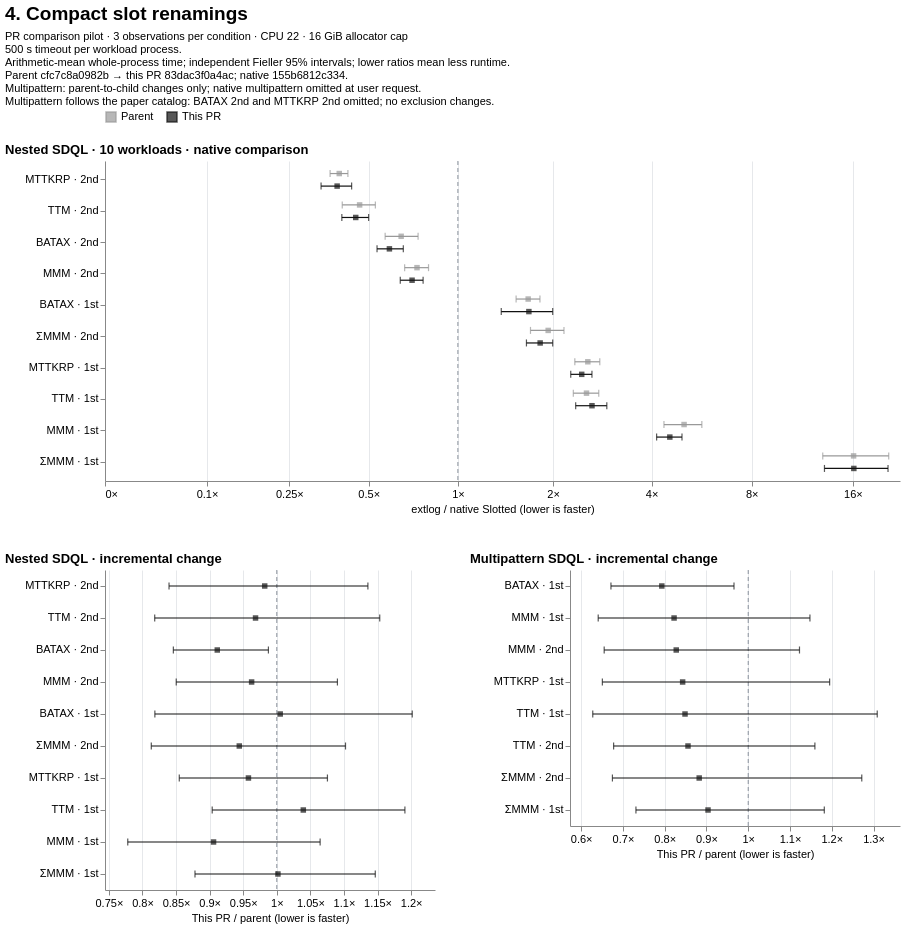

The Vega-Lite source for this figure:
### Vega-Lite specification from a JSON file in a GitHub repository (floating-point values rounded to 4 significant figures)
{"$schema": "https://vega.github.io/schema/vega-lite/v6.json", "background": "white", "title": {"text": "4. Compact slot renamings", "anchor": "start", "fontSize": 19, "subtitle": ["PR comparison pilot · 3 observations per condition · CPU 22 · 16 GiB allocator cap", "500 s timeout per workload process.", "Arithmetic-mean whole-process time; independent Fieller 95% intervals; lower ratios mean less runtime.", "Parent cfc7c8a0982b → this PR 83dac3f0a4ac; native 155b6812c334.", "Multipattern: parent-to-child changes only; native multipattern omitted at user request.", "Multipattern follows the paper catalog: BATAX 2nd and MTTKRP 2nd omitted; no exclusion changes."], "subtitleFontSize": 11, "subtitlePadding": 7}, "vconcat": [{"title": {"text": "Nested SDQL · 10 workloads · native comparison", "anchor": "start"}, "width": 795, "height": 320, "data": {"values": [{"file_path": "benchmarks/slotted/inputs/sdql/batax_1st-44rules.egg", "logical_id": "sha256:a54ad7e75e98f1e8e03f3cd6930d96e882fb9111af797b6474cdb3423f804bcf", "metric": "wall_sec", "baseline": {"point": 57.27, "ci_low": 54.44, "ci_high": 60.1}, "candidate": {"point": 95.83, "ci_low": 89.11, "ci_high": 102.5}, "ratio": 1.673, "ci_low": 1.534, "ci_high": 1.821, "issue": null, "result_class": "higher", "workload": "BATAX · 1st", "series": "Parent"}, {"file_path": "benchmarks/slotted/inputs/sdql/batax_2nd-44rules.egg", "logical_id": "sha256:672f41d86108caebad81453f4e5a294e3f6902364e2d1dc98caa4a33fd863fec", "metric": "wall_sec", "baseline": {"point": 90.46, "ci_low": 81.1, "ci_high": 99.82}, "candidate": {"point": 58.63, "ci_low": 54.14, "ci_high": 63.12}, "ratio": 0.6481, "ci_low": 0.571, "ci_high": 0.7393, "issue": null, "result_class": "lower", "workload": "BATAX · 2nd", "series": "Parent"}, {"file_path": "benchmarks/slotted/inputs/sdql/mmm_1st-44rules.egg", "logical_id": "sha256:f1a4e04893e22ebe1e75028b0458b41a6bfc4375a598bfdfdc3014f2d33524b6", "metric": "wall_sec", "baseline": {"point": 0.07841, "ci_low": 0.07721, "ci_high": 0.0796}, "candidate": {"point": 0.3932, "ci_low": 0.3422, "ci_high": 0.4442}, "ratio": 5.015, "ci_low": 4.361, "ci_high": 5.671, "issue": null, "result_class": "higher", "workload": "MMM · 1st", "series": "Parent"}, {"file_path": "benchmarks/slotted/inputs/sdql/mmm_2nd-44rules.egg", "logical_id": "sha256:7a6b9da8fd10903379abd51ebc36b350c4237ed3e855bd5d2ba9ac437dd0998a", "metric": "wall_sec", "baseline": {"point": 3.314, "ci_low": 3.242, "ci_high": 3.385}, "candidate": {"point": 2.429, "ci_low": 2.212, "ci_high": 2.647}, "ratio": 0.7332, "ci_low": 0.666, "ci_high": 0.801, "issue": null, "result_class": "lower", "workload": "MMM · 2nd", "series": "Parent"}, {"file_path": "benchmarks/slotted/inputs/sdql/mmm_sum_1st-44rules.egg", "logical_id": "sha256:918887cd59eed90681b1a2c9e320d8aa945df69df8712a79c7545c766943fd90", "metric": "wall_sec", "baseline": {"point": 0.01117, "ci_low": 0.008961, "ci_high": 0.01337}, "candidate": {"point": 0.1796, "ci_low": 0.1611, "ci_high": 0.1981}, "ratio": 16.08, "ci_low": 13.02, "ci_high": 20.45, "issue": null, "result_class": "higher", "workload": "ΣMMM · 1st", "series": "Parent"}, {"file_path": "benchmarks/slotted/inputs/sdql/mmm_sum_2nd-44rules.egg", "logical_id": "sha256:d72a2dec36974b60f39b8b47c2801b6fb2ccc5f709e5012a20d335c26e7d3534", "metric": "wall_sec", "baseline": {"point": 0.3331, "ci_low": 0.331, "ci_high": 0.3352}, "candidate": {"point": 0.6433, "ci_low": 0.5668, "ci_high": 0.7198}, "ratio": 1.931, "ci_low": 1.701, "ci_high": 2.162, "issue": null, "result_class": "higher", "workload": "ΣMMM · 2nd", "series": "Parent"}, {"file_path": "benchmarks/slotted/inputs/sdql/mttkrp_1st-44rules.egg", "logical_id": "sha256:78ba1df06cfada4d79a719cc6c4d87116a65da1e83802b8e83cf8cbaefc96c3f", "metric": "wall_sec", "baseline": {"point": 0.2854, "ci_low": 0.2823, "ci_high": 0.2885}, "candidate": {"point": 0.7305, "ci_low": 0.6667, "ci_high": 0.7942}, "ratio": 2.559, "ci_low": 2.335, "ci_high": 2.785, "issue": null, "result_class": "higher", "workload": "MTTKRP · 1st", "series": "Parent"}, {"file_path": "benchmarks/slotted/inputs/sdql/mttkrp_2nd-44rules.egg", "logical_id": "sha256:a2ec4397f62ca91b6d4f01038a2272fd5eaa1580958e515397abdaf7bbdd6066", "metric": "wall_sec", "baseline": {"point": 28.96, "ci_low": 28.67, "ci_high": 29.24}, "candidate": {"point": 11.33, "ci_low": 10.48, "ci_high": 12.18}, "ratio": 0.3912, "ci_low": 0.3616, "ci_high": 0.421, "issue": null, "result_class": "lower", "workload": "MTTKRP · 2nd", "series": "Parent"}, {"file_path": "benchmarks/slotted/inputs/sdql/ttm_1st-44rules.egg", "logical_id": "sha256:cc81a3b928cf05fe2b52d6cd5bb13d7ab4fdab385216713c62bd1a705c63a0f2", "metric": "wall_sec", "baseline": {"point": 0.18, "ci_low": 0.1756, "ci_high": 0.1843}, "candidate": {"point": 0.4563, "ci_low": 0.4169, "ci_high": 0.4958}, "ratio": 2.536, "ci_low": 2.31, "ci_high": 2.765, "issue": null, "result_class": "higher", "workload": "TTM · 1st", "series": "Parent"}, {"file_path": "benchmarks/slotted/inputs/sdql/ttm_2nd-44rules.egg", "logical_id": "sha256:dc2baf8706632e5e67d813fb05c8560a35caca32d6e4a26cdd83a8ddf36451a1", "metric": "wall_sec", "baseline": {"point": 10.42, "ci_low": 10.11, "ci_high": 10.73}, "candidate": {"point": 4.836, "ci_low": 4.193, "ci_high": 5.478}, "ratio": 0.4642, "ci_low": 0.4013, "ci_high": 0.5278, "issue": null, "result_class": "lower", "workload": "TTM · 2nd", "series": "Parent"}, {"file_path": "benchmarks/slotted/inputs/sdql/batax_1st-44rules.egg", "logical_id": "sha256:a54ad7e75e98f1e8e03f3cd6930d96e882fb9111af797b6474cdb3423f804bcf", "metric": "wall_sec", "baseline": {"point": 57.27, "ci_low": 54.44, "ci_high": 60.1}, "candidate": {"point": 96.32, "ci_low": 79.3, "ci_high": 113.3}, "ratio": 1.682, "ci_low": 1.377, "ci_high": 1.995, "issue": null, "result_class": "higher", "workload": "BATAX · 1st", "series": "This PR"}, {"file_path": "benchmarks/slotted/inputs/sdql/batax_2nd-44rules.egg", "logical_id": "sha256:672f41d86108caebad81453f4e5a294e3f6902364e2d1dc98caa4a33fd863fec", "metric": "wall_sec", "baseline": {"point": 90.46, "ci_low": 81.1, "ci_high": 99.82}, "candidate": {"point": 53.43, "ci_low": 52.89, "ci_high": 53.97}, "ratio": 0.5907, "ci_low": 0.535, "ci_high": 0.6591, "issue": null, "result_class": "lower", "workload": "BATAX · 2nd", "series": "This PR"}, {"file_path": "benchmarks/slotted/inputs/sdql/mmm_1st-44rules.egg", "logical_id": "sha256:f1a4e04893e22ebe1e75028b0458b41a6bfc4375a598bfdfdc3014f2d33524b6", "metric": "wall_sec", "baseline": {"point": 0.07841, "ci_low": 0.07721, "ci_high": 0.0796}, "candidate": {"point": 0.3562, "ci_low": 0.3253, "ci_high": 0.387}, "ratio": 4.542, "ci_low": 4.144, "ci_high": 4.943, "issue": null, "result_class": "higher", "workload": "MMM · 1st", "series": "This PR"}, {"file_path": "benchmarks/slotted/inputs/sdql/mmm_2nd-44rules.egg", "logical_id": "sha256:7a6b9da8fd10903379abd51ebc36b350c4237ed3e855bd5d2ba9ac437dd0998a", "metric": "wall_sec", "baseline": {"point": 3.314, "ci_low": 3.242, "ci_high": 3.385}, "candidate": {"point": 2.338, "ci_low": 2.138, "ci_high": 2.539}, "ratio": 0.7057, "ci_low": 0.6436, "ci_high": 0.7684, "issue": null, "result_class": "lower", "workload": "MMM · 2nd", "series": "This PR"}, {"file_path": "benchmarks/slotted/inputs/sdql/mmm_sum_1st-44rules.egg", "logical_id": "sha256:918887cd59eed90681b1a2c9e320d8aa945df69df8712a79c7545c766943fd90", "metric": "wall_sec", "baseline": {"point": 0.01117, "ci_low": 0.008961, "ci_high": 0.01337}, "candidate": {"point": 0.1799, "ci_low": 0.1648, "ci_high": 0.195}, "ratio": 16.11, "ci_low": 13.18, "ci_high": 20.35, "issue": null, "result_class": "higher", "workload": "ΣMMM · 1st", "series": "This PR"}, {"file_path": "benchmarks/slotted/inputs/sdql/mmm_sum_2nd-44rules.egg", "logical_id": "sha256:d72a2dec36974b60f39b8b47c2801b6fb2ccc5f709e5012a20d335c26e7d3534", "metric": "wall_sec", "baseline": {"point": 0.3331, "ci_low": 0.331, "ci_high": 0.3352}, "candidate": {"point": 0.6074, "ci_low": 0.5505, "ci_high": 0.6642}, "ratio": 1.824, "ci_low": 1.653, "ci_high": 1.995, "issue": null, "result_class": "higher", "workload": "ΣMMM · 2nd", "series": "This PR"}, {"file_path": "benchmarks/slotted/inputs/sdql/mttkrp_1st-44rules.egg", "logical_id": "sha256:78ba1df06cfada4d79a719cc6c4d87116a65da1e83802b8e83cf8cbaefc96c3f", "metric": "wall_sec", "baseline": {"point": 0.2854, "ci_low": 0.2823, "ci_high": 0.2885}, "candidate": {"point": 0.6996, "ci_low": 0.6478, "ci_high": 0.7514}, "ratio": 2.451, "ci_low": 2.268, "ci_high": 2.635, "issue": null, "result_class": "higher", "workload": "MTTKRP · 1st", "series": "This PR"}, {"file_path": "benchmarks/slotted/inputs/sdql/mttkrp_2nd-44rules.egg", "logical_id": "sha256:a2ec4397f62ca91b6d4f01038a2272fd5eaa1580958e515397abdaf7bbdd6066", "metric": "wall_sec", "baseline": {"point": 28.96, "ci_low": 28.67, "ci_high": 29.24}, "candidate": {"point": 11.12, "ci_low": 9.678, "ci_high": 12.57}, "ratio": 0.3842, "ci_low": 0.3341, "ci_high": 0.4343, "issue": null, "result_class": "lower", "workload": "MTTKRP · 2nd", "series": "This PR"}, {"file_path": "benchmarks/slotted/inputs/sdql/ttm_1st-44rules.egg", "logical_id": "sha256:cc81a3b928cf05fe2b52d6cd5bb13d7ab4fdab385216713c62bd1a705c63a0f2", "metric": "wall_sec", "baseline": {"point": 0.18, "ci_low": 0.1756, "ci_high": 0.1843}, "candidate": {"point": 0.4744, "ci_low": 0.4237, "ci_high": 0.525}, "ratio": 2.636, "ci_low": 2.349, "ci_high": 2.926, "issue": null, "result_class": "higher", "workload": "TTM · 1st", "series": "This PR"}, {"file_path": "benchmarks/slotted/inputs/sdql/ttm_2nd-44rules.egg", "logical_id": "sha256:dc2baf8706632e5e67d813fb05c8560a35caca32d6e4a26cdd83a8ddf36451a1", "metric": "wall_sec", "baseline": {"point": 10.42, "ci_low": 10.11, "ci_high": 10.73}, "candidate": {"point": 4.683, "ci_low": 4.182, "ci_high": 5.184}, "ratio": 0.4495, "ci_low": 0.3999, "ci_high": 0.4998, "issue": null, "result_class": "lower", "workload": "TTM · 2nd", "series": "This PR"}]}, "encoding": {"x": {"type": "quantitative", "scale": {"type": "symlog", "constant": 0.1, "domain": [0, 22.08], "nice": false}, "axis": {"title": "extlog / native Slotted (lower is faster)", "labelExpr": "format(datum.value,',~f') + '×'", "values": [-64, -16, -4, -1, 0, 0.1, 0.25, 0.5, 1, 2, 4, 8, 16, 32, 64, 128, 256], "labelOverlap": "greedy", "grid": true}}, "y": {"field": "workload", "type": "nominal", "sort": ["MTTKRP · 2nd", "TTM · 2nd", "BATAX · 2nd", "MMM · 2nd", "BATAX · 1st", "ΣMMM · 2nd", "MTTKRP · 1st", "TTM · 1st", "MMM · 1st", "ΣMMM · 1st"], "title": null, "axis": {"labelLimit": 130, "minExtent": 100}}, "yOffset": {"field": "series", "sort": ["Parent", "This PR"], "scale": {"domain": ["Parent", "This PR"]}}, "color": {"field": "series", "type": "nominal", "title": null, "scale": {"domain": ["Parent", "This PR"], "range": ["#999999", "#111111"]}, "legend": {"orient": "top", "symbolType": "square"}}}, "layer": [{"mark": {"type": "rule", "color": "#89919b", "strokeDash": [4, 3]}, "encoding": {"x": {"datum": 1}, "y": {"value": 0}, "y2": {"value": 320}, "yOffset": {"value": 0}, "color": {"value": "#89919b"}}, "transform": [{"aggregate": [{"op": "count", "as": "n"}]}]}, {"mark": {"type": "rule", "strokeWidth": 1.2}, "encoding": {"x": {"field": "ci_low"}, "x2": {"field": "ci_high"}}, "transform": [{"filter": "isValid(datum.ci_low) && isValid(datum.ci_high)"}]}, {"mark": {"type": "tick", "orient": "vertical", "size": 7, "thickness": 1.2}, "encoding": {"x": {"field": "ci_low"}}, "transform": [{"filter": "isValid(datum.ci_low)"}]}, {"mark": {"type": "tick", "orient": "vertical", "size": 7, "thickness": 1.2}, "encoding": {"x": {"field": "ci_high"}}, "transform": [{"filter": "isValid(datum.ci_high)"}]}, {"mark": {"type": "point", "filled": true, "shape": "square", "size": 30}, "encoding": {"x": {"field": "ratio"}, "tooltip": [{"field": "workload"}, {"field": "series"}, {"field": "ratio"}, {"field": "ci_low"}, {"field": "ci_high"}, {"field": "issue"}]}}, {"mark": {"type": "text", "align": "left", "dx": 7, "fontSize": 9}, "encoding": {"x": {"field": "ratio"}, "text": {"field": "issue"}}, "transform": [{"filter": "isValid(datum.issue) && datum.issue !== ''"}]}]}, {"hconcat": [{"title": {"text": "Nested SDQL · incremental change", "anchor": "start"}, "width": 330, "height": 320, "data": {"values": [{"file_path": "benchmarks/slotted/inputs/sdql/batax_1st-44rules.egg", "logical_id": "sha256:a54ad7e75e98f1e8e03f3cd6930d96e882fb9111af797b6474cdb3423f804bcf", "metric": "wall_sec", "baseline": {"point": 95.83, "ci_low": 89.11, "ci_high": 102.5}, "candidate": {"point": 96.32, "ci_low": 79.3, "ci_high": 113.3}, "ratio": 1.005, "ci_low": 0.8184, "ci_high": 1.202, "issue": null, "result_class": "unclear", "workload": "BATAX · 1st", "series": "This PR / parent"}, {"file_path": "benchmarks/slotted/inputs/sdql/batax_2nd-44rules.egg", "logical_id": "sha256:672f41d86108caebad81453f4e5a294e3f6902364e2d1dc98caa4a33fd863fec", "metric": "wall_sec", "baseline": {"point": 58.63, "ci_low": 54.14, "ci_high": 63.12}, "candidate": {"point": 53.43, "ci_low": 52.89, "ci_high": 53.97}, "ratio": 0.9114, "ci_low": 0.846, "ci_high": 0.9875, "issue": null, "result_class": "lower", "workload": "BATAX · 2nd", "series": "This PR / parent"}, {"file_path": "benchmarks/slotted/inputs/sdql/mmm_1st-44rules.egg", "logical_id": "sha256:f1a4e04893e22ebe1e75028b0458b41a6bfc4375a598bfdfdc3014f2d33524b6", "metric": "wall_sec", "baseline": {"point": 0.3932, "ci_low": 0.3422, "ci_high": 0.4442}, "candidate": {"point": 0.3562, "ci_low": 0.3253, "ci_high": 0.387}, "ratio": 0.9058, "ci_low": 0.7781, "ci_high": 1.065, "issue": null, "result_class": "unclear", "workload": "MMM · 1st", "series": "This PR / parent"}, {"file_path": "benchmarks/slotted/inputs/sdql/mmm_2nd-44rules.egg", "logical_id": "sha256:7a6b9da8fd10903379abd51ebc36b350c4237ed3e855bd5d2ba9ac437dd0998a", "metric": "wall_sec", "baseline": {"point": 2.429, "ci_low": 2.212, "ci_high": 2.647}, "candidate": {"point": 2.338, "ci_low": 2.138, "ci_high": 2.539}, "ratio": 0.9625, "ci_low": 0.8502, "ci_high": 1.09, "issue": null, "result_class": "unclear", "workload": "MMM · 2nd", "series": "This PR / parent"}, {"file_path": "benchmarks/slotted/inputs/sdql/mmm_sum_1st-44rules.egg", "logical_id": "sha256:918887cd59eed90681b1a2c9e320d8aa945df69df8712a79c7545c766943fd90", "metric": "wall_sec", "baseline": {"point": 0.1796, "ci_low": 0.1611, "ci_high": 0.1981}, "candidate": {"point": 0.1799, "ci_low": 0.1648, "ci_high": 0.195}, "ratio": 1.002, "ci_low": 0.8782, "ci_high": 1.147, "issue": null, "result_class": "unclear", "workload": "ΣMMM · 1st", "series": "This PR / parent"}, {"file_path": "benchmarks/slotted/inputs/sdql/mmm_sum_2nd-44rules.egg", "logical_id": "sha256:d72a2dec36974b60f39b8b47c2801b6fb2ccc5f709e5012a20d335c26e7d3534", "metric": "wall_sec", "baseline": {"point": 0.6433, "ci_low": 0.5668, "ci_high": 0.7198}, "candidate": {"point": 0.6074, "ci_low": 0.5505, "ci_high": 0.6642}, "ratio": 0.9442, "ci_low": 0.8131, "ci_high": 1.102, "issue": null, "result_class": "unclear", "workload": "ΣMMM · 2nd", "series": "This PR / parent"}, {"file_path": "benchmarks/slotted/inputs/sdql/mttkrp_1st-44rules.egg", "logical_id": "sha256:78ba1df06cfada4d79a719cc6c4d87116a65da1e83802b8e83cf8cbaefc96c3f", "metric": "wall_sec", "baseline": {"point": 0.7305, "ci_low": 0.6667, "ci_high": 0.7942}, "candidate": {"point": 0.6996, "ci_low": 0.6478, "ci_high": 0.7514}, "ratio": 0.9577, "ci_low": 0.8548, "ci_high": 1.075, "issue": null, "result_class": "unclear", "workload": "MTTKRP · 1st", "series": "This PR / parent"}, {"file_path": "benchmarks/slotted/inputs/sdql/mttkrp_2nd-44rules.egg", "logical_id": "sha256:a2ec4397f62ca91b6d4f01038a2272fd5eaa1580958e515397abdaf7bbdd6066", "metric": "wall_sec", "baseline": {"point": 11.33, "ci_low": 10.48, "ci_high": 12.18}, "candidate": {"point": 11.12, "ci_low": 9.678, "ci_high": 12.57}, "ratio": 0.982, "ci_low": 0.8395, "ci_high": 1.136, "issue": null, "result_class": "unclear", "workload": "MTTKRP · 2nd", "series": "This PR / parent"}, {"file_path": "benchmarks/slotted/inputs/sdql/ttm_1st-44rules.egg", "logical_id": "sha256:cc81a3b928cf05fe2b52d6cd5bb13d7ab4fdab385216713c62bd1a705c63a0f2", "metric": "wall_sec", "baseline": {"point": 0.4563, "ci_low": 0.4169, "ci_high": 0.4958}, "candidate": {"point": 0.4744, "ci_low": 0.4237, "ci_high": 0.525}, "ratio": 1.039, "ci_low": 0.9038, "ci_high": 1.191, "issue": null, "result_class": "unclear", "workload": "TTM · 1st", "series": "This PR / parent"}, {"file_path": "benchmarks/slotted/inputs/sdql/ttm_2nd-44rules.egg", "logical_id": "sha256:dc2baf8706632e5e67d813fb05c8560a35caca32d6e4a26cdd83a8ddf36451a1", "metric": "wall_sec", "baseline": {"point": 4.836, "ci_low": 4.193, "ci_high": 5.478}, "candidate": {"point": 4.683, "ci_low": 4.182, "ci_high": 5.184}, "ratio": 0.9683, "ci_low": 0.8182, "ci_high": 1.153, "issue": null, "result_class": "unclear", "workload": "TTM · 2nd", "series": "This PR / parent"}]}, "encoding": {"x": {"type": "quantitative", "scale": {"type": "linear", "domain": [0.7442, 1.236], "nice": false}, "axis": {"title": "This PR / parent (lower is faster)", "labelExpr": "format(datum.value,',~f') + '×'", "labelOverlap": "greedy", "grid": true, "tickCount": 7}}, "y": {"field": "workload", "type": "nominal", "sort": ["MTTKRP · 2nd", "TTM · 2nd", "BATAX · 2nd", "MMM · 2nd", "BATAX · 1st", "ΣMMM · 2nd", "MTTKRP · 1st", "TTM · 1st", "MMM · 1st", "ΣMMM · 1st"], "title": null, "axis": {"labelLimit": 130, "minExtent": 100}}, "color": {"value": "#111111"}}, "layer": [{"mark": {"type": "rule", "color": "#89919b", "strokeDash": [4, 3]}, "encoding": {"x": {"datum": 1}, "y": {"value": 0}, "y2": {"value": 320}, "yOffset": {"value": 0}, "color": {"value": "#89919b"}}, "transform": [{"aggregate": [{"op": "count", "as": "n"}]}]}, {"mark": {"type": "rule", "strokeWidth": 1.2}, "encoding": {"x": {"field": "ci_low"}, "x2": {"field": "ci_high"}}, "transform": [{"filter": "isValid(datum.ci_low) && isValid(datum.ci_high)"}]}, {"mark": {"type": "tick", "orient": "vertical", "size": 7, "thickness": 1.2}, "encoding": {"x": {"field": "ci_low"}}, "transform": [{"filter": "isValid(datum.ci_low)"}]}, {"mark": {"type": "tick", "orient": "vertical", "size": 7, "thickness": 1.2}, "encoding": {"x": {"field": "ci_high"}}, "transform": [{"filter": "isValid(datum.ci_high)"}]}, {"mark": {"type": "point", "filled": true, "shape": "square", "size": 30}, "encoding": {"x": {"field": "ratio"}, "tooltip": [{"field": "workload"}, {"field": "series"}, {"field": "ratio"}, {"field": "ci_low"}, {"field": "ci_high"}, {"field": "issue"}]}}, {"mark": {"type": "text", "align": "left", "dx": 7, "fontSize": 9}, "encoding": {"x": {"field": "ratio"}, "text": {"field": "issue"}}, "transform": [{"filter": "isValid(datum.issue) && datum.issue !== ''"}]}]}, {"title": {"text": "Multipattern SDQL · incremental change", "anchor": "start"}, "width": 330, "height": 256, "data": {"values": [{"file_path": "benchmarks/slotted/inputs/sdql/batax_1st-44rules.egg", "logical_id": "sha256:a54ad7e75e98f1e8e03f3cd6930d96e882fb9111af797b6474cdb3423f804bcf", "metric": "wall_sec", "baseline": {"point": 109.4, "ci_low": 90.11, "ci_high": 128.8}, "candidate": {"point": 86.79, "ci_low": 83.75, "ci_high": 89.84}, "ratio": 0.7931, "ci_low": 0.6713, "ci_high": 0.9659, "issue": null, "result_class": "lower", "workload": "BATAX · 1st", "series": "This PR / parent"}, {"file_path": "benchmarks/slotted/inputs/sdql/mmm_1st-44rules.egg", "logical_id": "sha256:f1a4e04893e22ebe1e75028b0458b41a6bfc4375a598bfdfdc3014f2d33524b6", "metric": "wall_sec", "baseline": {"point": 0.5325, "ci_low": 0.3815, "ci_high": 0.6834}, "candidate": {"point": 0.4379, "ci_low": 0.4363, "ci_high": 0.4396}, "ratio": 0.8224, "ci_low": 0.6408, "ci_high": 1.148, "issue": null, "result_class": "unclear", "workload": "MMM · 1st", "series": "This PR / parent"}, {"file_path": "benchmarks/slotted/inputs/sdql/mmm_2nd-44rules.egg", "logical_id": "sha256:7a6b9da8fd10903379abd51ebc36b350c4237ed3e855bd5d2ba9ac437dd0998a", "metric": "wall_sec", "baseline": {"point": 6.971, "ci_low": 5.141, "ci_high": 8.802}, "candidate": {"point": 5.77, "ci_low": 5.68, "ci_high": 5.859}, "ratio": 0.8276, "ci_low": 0.6551, "ci_high": 1.123, "issue": null, "result_class": "unclear", "workload": "MMM · 2nd", "series": "This PR / parent"}, {"file_path": "benchmarks/slotted/inputs/sdql/mmm_sum_1st-44rules.egg", "logical_id": "sha256:918887cd59eed90681b1a2c9e320d8aa945df69df8712a79c7545c766943fd90", "metric": "wall_sec", "baseline": {"point": 0.2069, "ci_low": 0.1583, "ci_high": 0.2556}, "candidate": {"point": 0.187, "ci_low": 0.184, "ci_high": 0.19}, "ratio": 0.9037, "ci_low": 0.7311, "ci_high": 1.182, "issue": null, "result_class": "unclear", "workload": "ΣMMM · 1st", "series": "This PR / parent"}, {"file_path": "benchmarks/slotted/inputs/sdql/mmm_sum_2nd-44rules.egg", "logical_id": "sha256:d72a2dec36974b60f39b8b47c2801b6fb2ccc5f709e5012a20d335c26e7d3534", "metric": "wall_sec", "baseline": {"point": 0.9973, "ci_low": 0.6928, "ci_high": 1.302}, "candidate": {"point": 0.8802, "ci_low": 0.8533, "ci_high": 0.9071}, "ratio": 0.8826, "ci_low": 0.6748, "ci_high": 1.272, "issue": null, "result_class": "unclear", "workload": "ΣMMM · 2nd", "series": "This PR / parent"}, {"file_path": "benchmarks/slotted/inputs/sdql/mttkrp_1st-44rules.egg", "logical_id": "sha256:78ba1df06cfada4d79a719cc6c4d87116a65da1e83802b8e83cf8cbaefc96c3f", "metric": "wall_sec", "baseline": {"point": 1.277, "ci_low": 0.9013, "ci_high": 1.653}, "candidate": {"point": 1.076, "ci_low": 1.054, "ci_high": 1.099}, "ratio": 0.8429, "ci_low": 0.6507, "ci_high": 1.195, "issue": null, "result_class": "unclear", "workload": "MTTKRP · 1st", "series": "This PR / parent"}, {"file_path": "benchmarks/slotted/inputs/sdql/ttm_1st-44rules.egg", "logical_id": "sha256:cc81a3b928cf05fe2b52d6cd5bb13d7ab4fdab385216713c62bd1a705c63a0f2", "metric": "wall_sec", "baseline": {"point": 0.6745, "ci_low": 0.4374, "ci_high": 0.9117}, "candidate": {"point": 0.5724, "ci_low": 0.5654, "ci_high": 0.5794}, "ratio": 0.8486, "ci_low": 0.6277, "ci_high": 1.309, "issue": null, "result_class": "unclear", "workload": "TTM · 1st", "series": "This PR / parent"}, {"file_path": "benchmarks/slotted/inputs/sdql/ttm_2nd-44rules.egg", "logical_id": "sha256:dc2baf8706632e5e67d813fb05c8560a35caca32d6e4a26cdd83a8ddf36451a1", "metric": "wall_sec", "baseline": {"point": 12.62, "ci_low": 9.318, "ci_high": 15.92}, "candidate": {"point": 10.8, "ci_low": 10.59, "ci_high": 11.01}, "ratio": 0.8557, "ci_low": 0.6776, "ci_high": 1.16, "issue": null, "result_class": "unclear", "workload": "TTM · 2nd", "series": "This PR / parent"}]}, "encoding": {"x": {"type": "quantitative", "scale": {"type": "linear", "domain": [0.5732, 1.363], "nice": false}, "axis": {"title": "This PR / parent (lower is faster)", "labelExpr": "format(datum.value,',~f') + '×'", "labelOverlap": "greedy", "grid": true, "tickCount": 7}}, "y": {"field": "workload", "type": "nominal", "sort": ["BATAX · 1st", "MMM · 1st", "MMM · 2nd", "MTTKRP · 1st", "TTM · 1st", "TTM · 2nd", "ΣMMM · 2nd", "ΣMMM · 1st"], "title": null, "axis": {"labelLimit": 130, "minExtent": 100}}, "color": {"value": "#111111"}}, "layer": [{"mark": {"type": "rule", "color": "#89919b", "strokeDash": [4, 3]}, "encoding": {"x": {"datum": 1}, "y": {"value": 0}, "y2": {"value": 256}, "yOffset": {"value": 0}, "color": {"value": "#89919b"}}, "transform": [{"aggregate": [{"op": "count", "as": "n"}]}]}, {"mark": {"type": "rule", "strokeWidth": 1.2}, "encoding": {"x": {"field": "ci_low"}, "x2": {"field": "ci_high"}}, "transform": [{"filter": "isValid(datum.ci_low) && isValid(datum.ci_high)"}]}, {"mark": {"type": "tick", "orient": "vertical", "size": 7, "thickness": 1.2}, "encoding": {"x": {"field": "ci_low"}}, "transform": [{"filter": "isValid(datum.ci_low)"}]}, {"mark": {"type": "tick", "orient": "vertical", "size": 7, "thickness": 1.2}, "encoding": {"x": {"field": "ci_high"}}, "transform": [{"filter": "isValid(datum.ci_high)"}]}, {"mark": {"type": "point", "filled": true, "shape": "square", "size": 30}, "encoding": {"x": {"field": "ratio"}, "tooltip": [{"field": "workload"}, {"field": "series"}, {"field": "ratio"}, {"field": "ci_low"}, {"field": "ci_high"}, {"field": "issue"}]}}, {"mark": {"type": "text", "align": "left", "dx": 7, "fontSize": 9}, "encoding": {"x": {"field": "ratio"}, "text": {"field": "issue"}}, "transform": [{"filter": "isValid(datum.issue) && datum.issue !== ''"}]}]}], "spacing": 35}], "spacing": 38, "resolve": {"scale": {"color": "shared"}}, "config": {"font": "Arial", "view": {"stroke": null}, "axis": {"labelFontSize": 11, "titleFontSize": 11, "titleFontWeight": "normal", "gridColor": "#e6e8eb"}, "title": {"fontSize": 13}, "legend": {"labelFontSize": 11}}}
